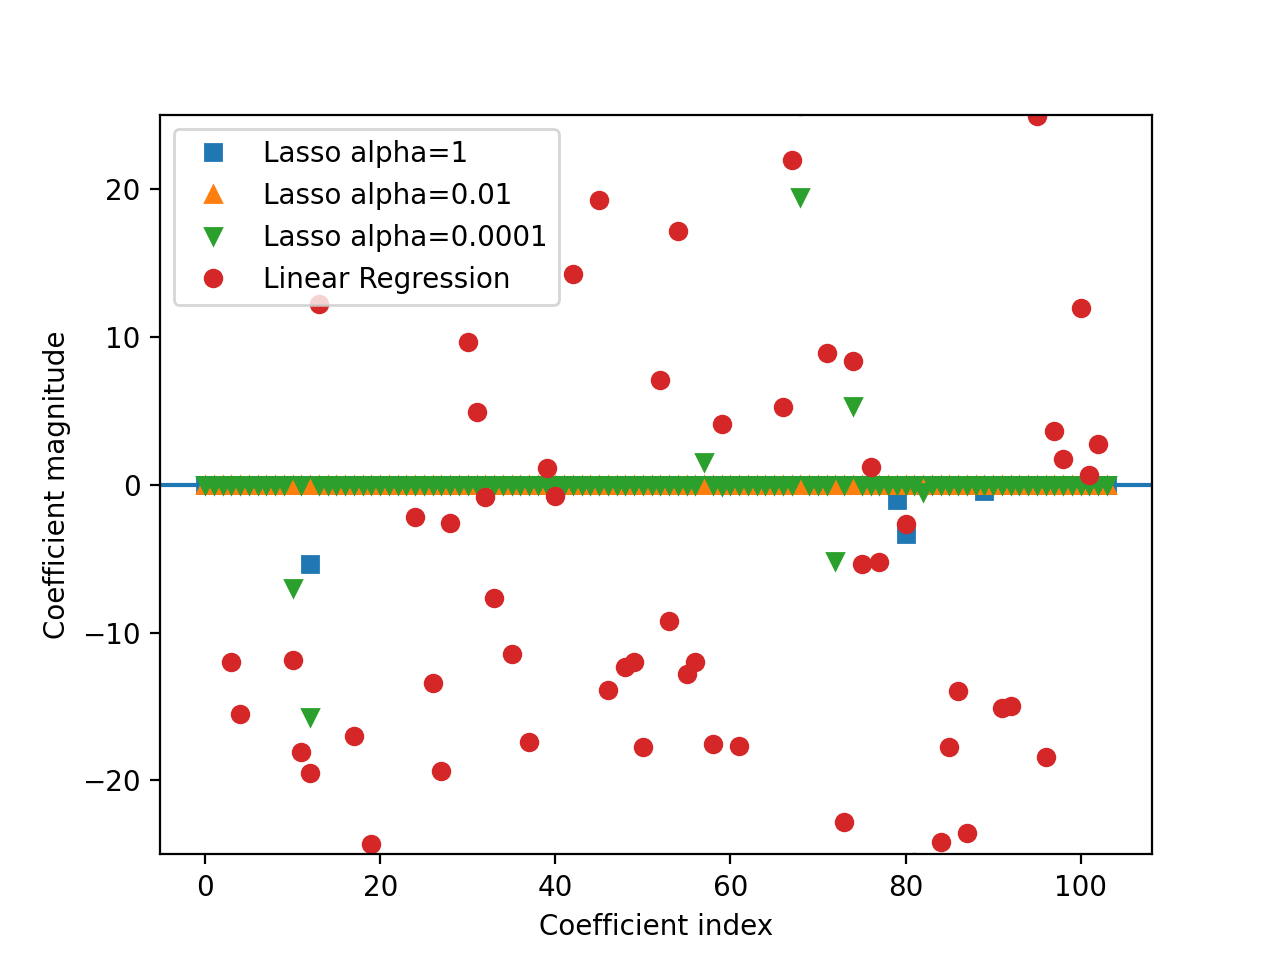

This chart was generated by the following Python code:
import pandas as pd
import matplotlib.pyplot as plt
import numpy as np
from sklearn import datasets
from sklearn.preprocessing import MinMaxScaler, PolynomialFeatures
from sklearn.model_selection import train_test_split
from sklearn.linear_model import LinearRegression
from sklearn.linear_model import Lasso

def load_ext_boston():
    boston = datasets.load_boston()
    x = boston.data
    x = MinMaxScaler().fit_transform(boston.data)
    x = PolynomialFeatures(degree=2, include_bias=False).fit_transform(x)
    return x, boston.target

x, y = load_ext_boston()

x_train, x_test, y_train, y_test = train_test_split(x,y, random_state = 0)
lr = LinearRegression().fit(x_train, y_train)

l1 = Lasso(alpha=1).fit(x_train, y_train)
l10 = Lasso(alpha=10).fit(x_train, y_train)
l01 = Lasso(alpha=0.1).fit(x_train, y_train)

plt.plot(l1.coef_, 's', label="Lasso alpha=1")
plt.plot(l10.coef_, '^', label="Lasso alpha=0.01")
plt.plot(l01.coef_, 'v', label="Lasso alpha=0.0001")

plt.plot(lr.coef_, 'o', label="Linear Regression")
plt.xlabel("Coefficient index")
plt.ylabel("Coefficient magnitude")
xlims = plt.xlim()

plt.hlines(0, xlims[0], xlims[1])
plt.xlim(xlims)
plt.ylim(-25,25)
plt.legend()
plt.show()
